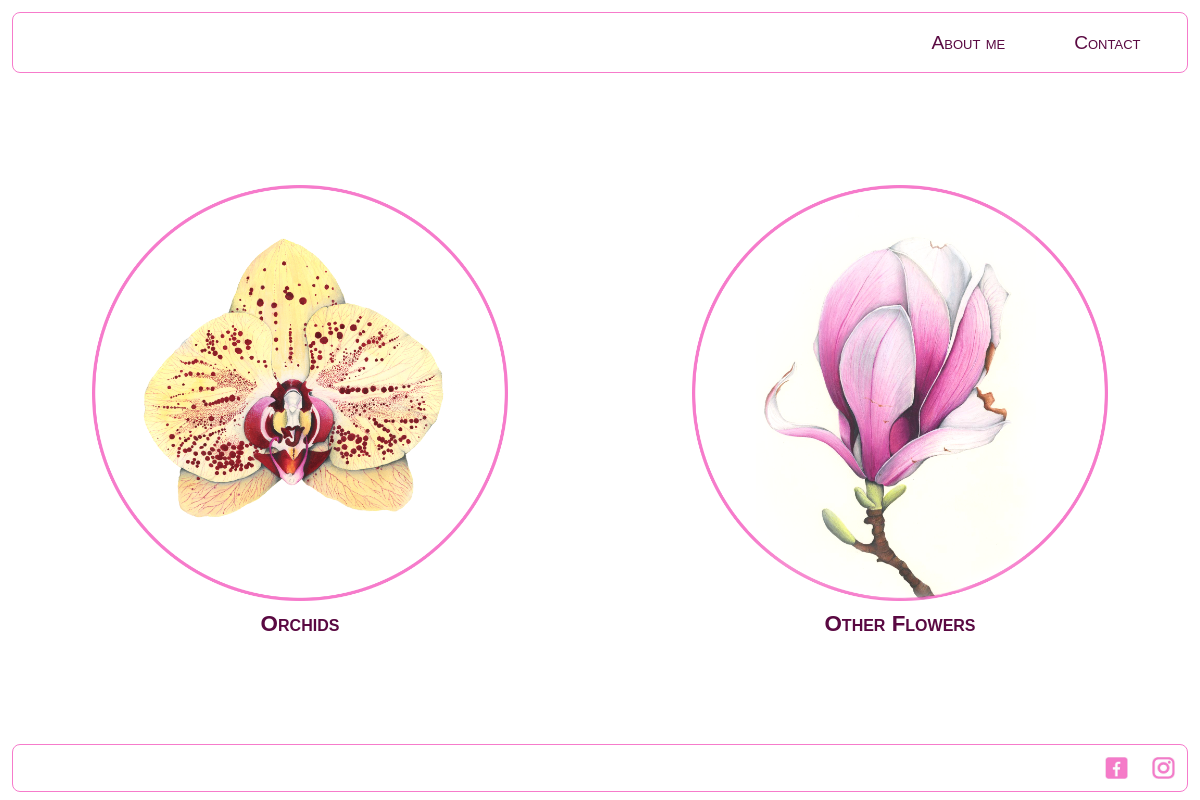
Page /categories/ on the committed database.
### TeenyTiny/models.py (models this page shows, shortened)
class CategoriiPicturi(models.Model):
    nume_categorie = models.CharField(max_length=100)
    descriere_categorie = models.TextField()
    imagine_categorie = models.ImageField(upload_to='TeenyTiny/images/')
    marime_imagine = models.CharField(max_length=100, default='1597px X 1597px circle png')
    class Meta:
        verbose_name_plural = 'Categorii de picturi'

### TeenyTiny/views.py (the view)
# urls.py: path('categories/', views.categories, name='categories'),
def categories(request):
    cat_objects = CategoriiPicturi.objects.all()
    return render(request, 'TeenyTiny/categories.html', {'cat_handle':cat_objects})

### TeenyTiny/templates/TeenyTiny/categories.html (shortened to what this page needs)
{% extends 'TeenyTiny/base.html' %}
{% load static %}
{% block navigation %}
<a class="a_nav" href="{% url 'aboutme' %}">About me</a>
<a class="a_nav" href="{% url 'contact' question=0 %}">Contact</a>
{% endblock %}
{% block body %}
<div id="div_categories">
  {% for cat in cat_handle%}
  <a href="{% url 'category' categorie=cat.nume_categorie %}" class="a_categorie_specifica">
    <img src="{{cat.imagine_categorie.url}}" alt="" class="img_categories">
    <p class="p_nume_categorie">{{cat.nume_categorie}}</p>
  </a>
  {% endfor %}
</div>
{% endblock %}

### TeenyTiny/static/TeenyTiny/css/master.css (style rules this page uses)
html, body, div, span, applet, object, iframe, h1, h2, h3, h4, h5, h6, p, blockquote, pre, a, abbr, acronym, address, big, cite, code, del, dfn, em, img, ins, kbd, q, s, samp, small, strike, strong, sub, sup, tt, var, b, u, i, center, dl, dt, dd, ol, ul, li, fieldset, form, label, legend, table, caption, tbody, tfoot, thead, tr, th, td, article, aside, canvas, details, embed, figure, figcaption, footer, header, hgroup, menu, nav, output, ruby, section, summary, time, mark, audio, video { margin: 0; padding: 0; border: 0; font-size: 100%; font: inherit; vertical-align: baseline; }
body { line-height: 1; }
body { font-family: sans-serif; font-variant: small-caps; }
p { color: #5a0942 }
.a_nav { color: #5a0942; margin: 0.5%; padding: 0.5%; transition: ease 0.5s; text-decoration: none; font-size: 70%; font-weight: bold; }
#div_categories { flex-direction: column; display: flex; justify-content: space-around; text-align: center; flex-wrap: wrap; }
.a_categorie_specifica { max-width: 65%; text-decoration: none; font-weight: bold; font-size: 140%; color: #5a0942; transition: ease 0.7s; margin: 1% auto; padding: 1%; }
.img_categories { width: 99%; transition: ease 1s; }
.p_nume_categorie { margin: 1%; padding: 1%; }
@media screen and (min-width:481px) { .a_nav { font-size: 100%; font-weight: normal; margin-left: 1.5%; margin-right: 1.5%; padding-left: 1.5%; padding-right: 1.5%; } }
@media screen and (min-width:481px) { #div_categories { flex-direction: row; } }
@media screen and (min-width:481px) { .a_categorie_specifica { max-width: 35%; } }
@media screen and (min-width:769px) { .a_nav { font-size: 120%; font-weight: normal; margin-left: 1.5%; margin-right: 1.5%; padding-left: 1.5%; padding-right: 1.5%; padding-top: 0.2%; padding-bottom: 0.2%; } }

### rows in the picture
CategoriiPicturi: imagine_categorie (picture), nume_categorie "Orchids"
CategoriiPicturi: imagine_categorie (picture), nume_categorie "Other Flowers"
